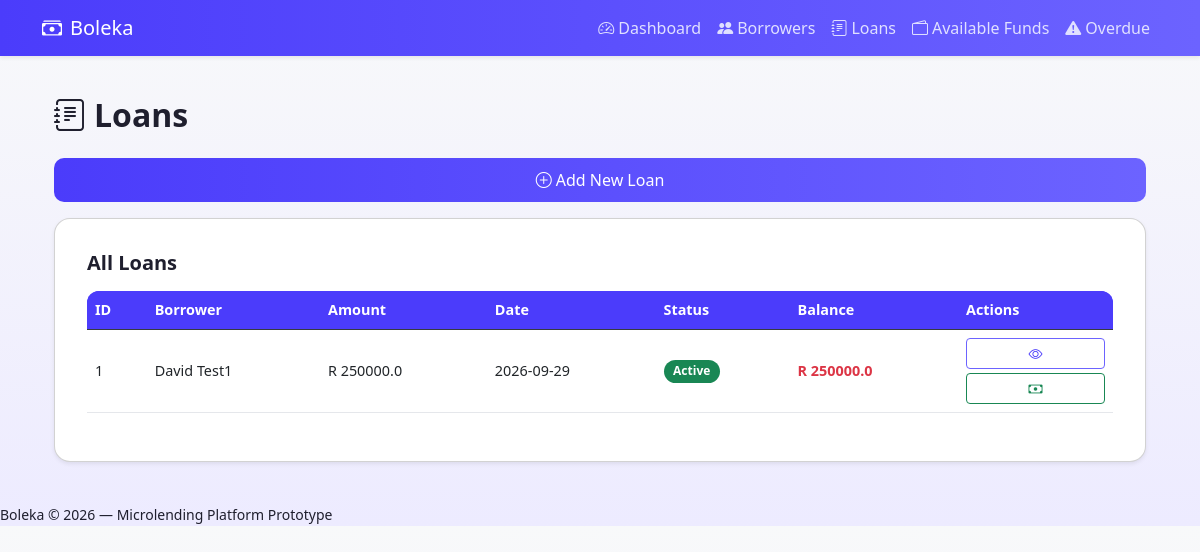
Page /loans on the committed database.
### models.py (models this page shows)
class Borrower(Base):
    __tablename__ = "borrowers"
    id = Column(Integer, primary_key=True, index=True)
    name = Column(String, nullable=False)
    phone = Column(String, nullable=False)
    loans = relationship("Loan", back_populates="borrower")

class Loan(Base):
    __tablename__ = "loans"
    id = Column(Integer, primary_key=True, index=True)
    borrower_id = Column(Integer, ForeignKey("borrowers.id"))
    amount = Column(Float, nullable=False)
    date = Column(Date, nullable=False)
    status = Column(String, default="Active")
    borrower = relationship("Borrower", back_populates="loans")
    payments = relationship("Payment", back_populates="loan")

### main.py (the view)
@app.get("/loans", response_class=HTMLResponse)
async def loans_list(request: Request, db: Session = Depends(get_db)):
    loans = db.query(Loan).all()
    balance = loan_balance(db, Loan.id)
    enriched = []
    for loan in loans:
        borrower = db.query(Borrower).filter(
            Borrower.id == loan.borrower_id).first()
        enriched.append({
            "id": loan.id,
            "amount": loan.amount,
            "date": loan.date,
            "status": loan.status,
            "balance": balance,
            "borrower_name": borrower.name if borrower else "Unknown"
        })
    return templates.TemplateResponse(
        "loans.html",
        {"request": request, "loans": enriched}
    )

### templates/loans.html (shortened to what this page needs)
{% extends "base.html" %}
{% block content %}
<div class="container mt-3">
    <h2 class="mb-4">
        <i class="bi bi-journal-text me-2"></i>Loans
    </h2>
    <div class="mb-3">
        <a href="/loans/new" class="btn btn-primary w-100">
            <i class="bi bi-plus-circle me-1"></i>Add New Loan
        </a>
    </div>
    <div class="card shadow-sm">
        <div class="card-body">
            <h5 class="mb-3">All Loans</h5>
            <div class="table-responsive">
                <table class="table table-hover align-middle">
                    <thead class="table-dark">
                        <tr>
                            <th>ID</th>
                            <th>Borrower</th>
                            <th>Amount</th>
                            <th>Date</th>
                            <th>Status</th>
                            <th>Balance</th>
                            <th>Actions</th>
                        </tr>
                    </thead>
                    <tbody>
                        {% for loan in loans %}
                        <tr>
                            <td>{{ loan.id }}</td>
                            <td>{{ loan.borrower_name }}</td>
                            <td>R {{ loan.amount }}</td>
                            <td>{{ loan.date }}</td>
                            <td>
                                {% if loan.status == "Active" %}
                                    <span class="badge bg-success">Active</span>
                                {% elif loan.status == "Overdue" %}
                                    <span class="badge bg-danger">Overdue</span>
                                {% elif loan.status == "Paid" %}
                                    <span class="badge bg-primary">Paid</span>
                                {% else %}
                                    <span class="badge bg-secondary">{{ loan.status }}</span>
                                {% endif %}
                            </td>
                            <td>
                                {% if loan.balance > 0 %}
                                    <span class="text-danger fw-bold">R {{ loan.balance }}</span>
                                {% else %}
                                    <span class="text-success fw-bold">R 0</span>
                                {% endif %}
                            </td>
                            <td class="text-center">
                                <a href="/loans/{{ loan.id }}"
                                   class="btn btn-sm btn-outline-primary mb-1 w-100">
                                    <i class="bi bi-eye"></i>
                                </a>
                                <a href="/loans/{{ loan.id }}/pay"
                                   class="btn btn-sm btn-outline-success w-100">
                                    <i class="bi bi-cash"></i>
                                </a>
                            </td>
                        </tr>
                        {% endfor %}
                    </tbody>
                </table>
            </div>
        </div>
    </div>
</div>
{% endblock %}

### static/style.css (style rules this page uses)
* { box-sizing: border-box; margin: 0; padding: 0; }
body { font-family: system-ui, -apple-system, BlinkMacSystemFont, "Segoe UI", sans-serif; background: linear-gradient(180deg, #F8F9FA 0%, #EDEBFF 100%); color: #1f2933; }
h1, h2, h3, h4, h5 { font-weight: 600; color: #1f1f2e; margin-bottom: 0.75rem; }
.card { background: #ffffff; border-radius: 16px; padding: 1rem; margin-bottom: 1rem; box-shadow: 0 4px 12px rgba(75, 60, 251, 0.1); transition: transform 0.2s ease, box-shadow 0.2s ease; }
.btn-primary { background: linear-gradient(90deg, #4B3CFB 0%, #6C63FF 100%); border: none; font-weight: 500; padding: 12px; border-radius: 10px; }
.btn-outline-primary { border-color: #6C63FF; color: #4B3CFB; font-weight: 500; }
.table-responsive { border-radius: 12px; overflow-x: auto; }
table { width: 100%; border-collapse: collapse; font-size: 0.9rem; }
th { background-color: #4B3CFB !important; color: #ffffff; padding: 0.75rem; font-weight: 600; }
td { padding: 0.65rem; border-bottom: 1px solid #e5e7eb; }
.badge { padding: 0.35rem 0.6rem; border-radius: 999px; font-size: 0.75rem; font-weight: 600; }

### templates/base.html (style rules this page uses)
body { background: linear-gradient(180deg, #F8F9FA 0%, #EDEBFF 100%); color: #1F1F2E; }
.card { border-radius: 16px; box-shadow: 0 4px 12px rgba(75, 60, 251, 0.1); transition: transform 0.2s ease, box-shadow 0.2s ease; }
.btn-primary { background: linear-gradient(90deg, #4B3CFB 0%, #6C63FF 100%); border: none; font-weight: 500; padding: 10px 16px; }
.btn-outline-primary { border-color: #6C63FF; color: #4B3CFB; }
h2, h3, h4 { font-weight: 600; color: #1F1F2E; }
.table-dark { background-color: #4B3CFB !important; }

### rows in the picture
Borrower: borrower_name "David Test1"
Loan: amount "250000.0", date "2026-09-29"

### other values in the picture
{{ loan.id }} "1"
{{ loan.balance }} "250000.0"
{{ 2026 }} "2026"
